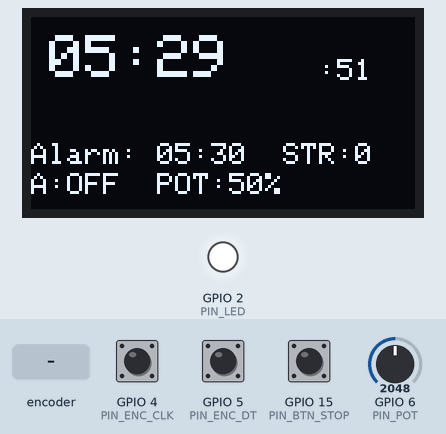
This sketch was run on a simulated ESP32-S3. On the bench: 128×64 one-colour display, output pins drawn as LEDs (lit = HIGH). The test bench sets the inputs (shaded band); at power-on: GPIO 6 (PIN_POT) = 2048, GPIO 4 (PIN_ENC_CLK) HIGH, GPIO 5 (PIN_ENC_DT) HIGH, GPIO 15 (PIN_BTN_STOP) HIGH. What the sketch prints to the serial monitor is not drawn.

Above: at 1.3 s.
1.4 s: GPIO 6 (PIN_POT) set to 2866
At 2.9 s:
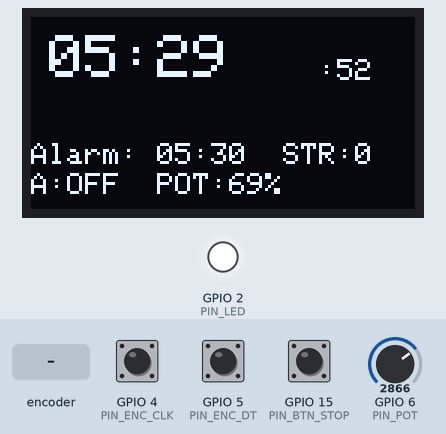
3.6 s: rotary encoder on GPIO 4 (PIN_ENC_CLK) / GPIO 5 (PIN_ENC_DT) turned 1 step (first pin leading)
At 5.0 s:
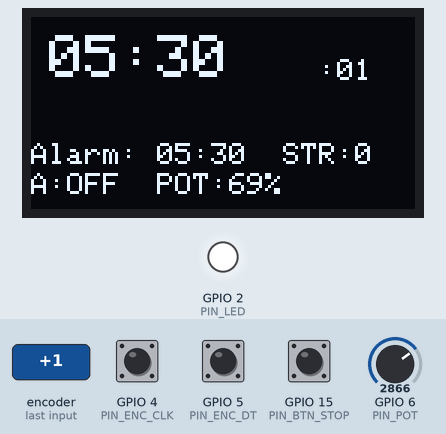
5.7 s: GPIO 6 (PIN_POT) set to 3040
At 7.1 s:
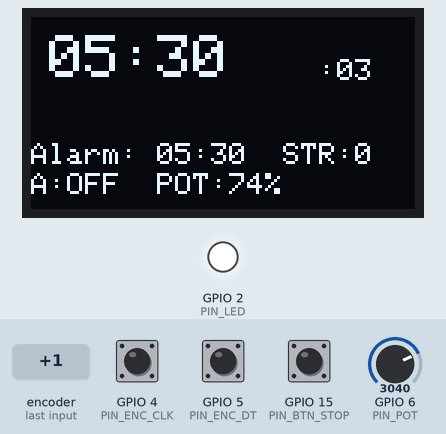
7.8 s: rotary encoder on GPIO 4 (PIN_ENC_CLK) / GPIO 5 (PIN_ENC_DT) turned 1 step (first pin leading)
At 8.6 s:
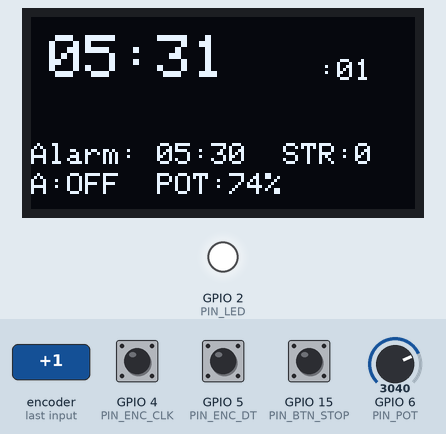
9.6 s: GPIO 6 (PIN_POT) set to 2960
At 11.0 s:
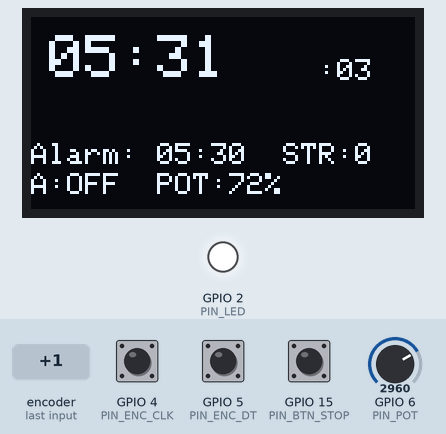
Timing chart, 0 to 12.6 s (numbered marks = the images above; inputs shaded):
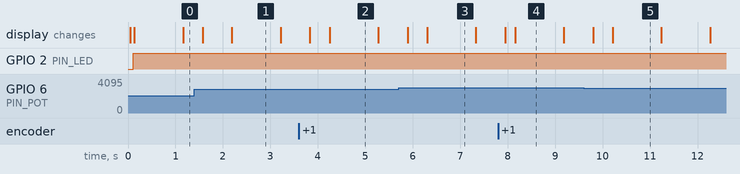

The sketch:

sketch.ino
```cpp
/* Jam Digital ESP32-S3 - Multicore + Mutex + Semaphore
   Fitur:
   - TimeTask di Core 0 (tick pakai esp_timer_get_time)
   - Buzzer, LED, Display, Button di Core 1
   - Potensiometer mengatur "volume": < THRESH => mute, max => keras
   - OLED SSD1306 menampilkan jam tanpa terpotong
   - Encoder mengubah menit (ISR)
   - Semaphore: alarmSem untuk memberi sinyal ke BuzzerTask
   - Mutex: protect alarmRinging & strikeRemaining
*/

#include <Arduino.h>
#include <Wire.h>
#include <Adafruit_GFX.h>
#include <Adafruit_SSD1306.h>
#include "esp_timer.h"

// ---------- Pins ----------
#define PIN_LED        2
#define PIN_BUZZER     10
#define PIN_BTN_STOP   15   // tombol stop alarm
#define PIN_ENC_CLK    4
#define PIN_ENC_DT     5
#define PIN_ENC_SW     7
#define PIN_POT        6    // ADC pin (pastikan pin valid untuk ADC pada boardmu)

// ---------- OLED ----------
#define SCREEN_WIDTH 128
#define SCREEN_HEIGHT 64
Adafruit_SSD1306 display(SCREEN_WIDTH, SCREEN_HEIGHT, &Wire, -1);

// ---------- Time (shared) ----------
volatile int hourNow   = 5;
volatile int minuteNow = 29;
volatile int secondNow = 50;

// alarm config
const int alarmHour   = 5;
const int alarmMinute = 30;

// cuckoo strike
volatile int strikeRemaining = 0;

// alarm flag (protected by mutex)
bool alarmRinging = false;

// tick baseline
uint64_t lastSecondMicros = 0;

// ---------- Sync primitives ----------
portMUX_TYPE mux = portMUX_INITIALIZER_UNLOCKED; // protect time vars between ISR & tasks
SemaphoreHandle_t dataMutex;    // protect alarmRinging & strikeRemaining
SemaphoreHandle_t alarmSem;     // signal from TimeTask to BuzzerTask

// ---------- Encoder state ----------
volatile int lastClk = HIGH;

// ---------- Potentiometer thresholds/freq ----------
const int POT_MIN_THRESHOLD = 50;       // below this => mute
const int BUZZER_FREQ_MIN = 800;        // lowest audible freq when pot > threshold
const int BUZZER_FREQ_MAX = 3000;       // highest freq

// ---------- Forward declarations ----------
void IRAM_ATTR encoderISR();
void timeTask(void *pvParameters);
void buzzerTask(void *pvParameters);
void ledTask(void *pvParameters);
void displayTask(void *pvParameters);
void buttonTask(void *pvParameters);
void copyTime(int &h, int &m, int &s);

// ---------- Helper: copy time safely ----------
void copyTime(int &h, int &m, int &s) {
  portENTER_CRITICAL(&mux);
  h = hourNow; m = minuteNow; s = secondNow;
  portEXIT_CRITICAL(&mux);
}

// ---------- ISR for encoder ----------
void IRAM_ATTR encoderISR() {
  portENTER_CRITICAL_ISR(&mux);
  int clk = digitalRead(PIN_ENC_CLK);
  int dt  = digitalRead(PIN_ENC_DT);

  if (clk != lastClk && clk == HIGH) {
    if (dt == LOW) { // putar kanan -> menit++
      minuteNow++;
      if (minuteNow >= 60) { minuteNow = 0; hourNow = (hourNow + 1) % 24; }
    } else { // putar kiri -> menit--
      minuteNow--;
      if (minuteNow < 0) { minuteNow = 59; hourNow = (hourNow + 23) % 24; }
    }
    secondNow = 0;
  }
  lastClk = clk;
  portEXIT_CRITICAL_ISR(&mux);
}

// ---------- Setup ----------
void setup() {
  Serial.begin(115200);
  delay(50);

  // pins
  pinMode(PIN_LED, OUTPUT);
  pinMode(PIN_BUZZER, OUTPUT);
  pinMode(PIN_BTN_STOP, INPUT_PULLUP);
  pinMode(PIN_ENC_CLK, INPUT_PULLUP);
  pinMode(PIN_ENC_DT, INPUT_PULLUP);
  pinMode(PIN_ENC_SW, INPUT_PULLUP);

  lastClk = digitalRead(PIN_ENC_CLK);
  attachInterrupt(digitalPinToInterrupt(PIN_ENC_CLK), encoderISR, CHANGE);

  // I2C for OLED: adjust SDA/SCL pins to your board if needed
  Wire.begin(20, 19);
  if (!display.begin(SSD1306_SWITCHCAPVCC, 0x3C)) {
    Serial.println("SSD1306 allocation failed");
    while (true) delay(10);
  }
  display.clearDisplay();
  display.display();

  // baseline micros
  lastSecondMicros = esp_timer_get_time();

  // create sync objects
  dataMutex = xSemaphoreCreateMutex();
  if (dataMutex == NULL) {
    Serial.println("Failed to create data mutex");
    while (true) delay(10);
  }
  alarmSem = xSemaphoreCreateBinary();
  if (alarmSem == NULL) {
    Serial.println("Failed to create alarm semaphore");
    while (true) delay(10);
  }

  // create tasks
  xTaskCreatePinnedToCore(timeTask, "TimeTask", 4096, NULL, 3, NULL, 0);   // core 0
  xTaskCreatePinnedToCore(buzzerTask, "BuzzerTask", 4096, NULL, 2, NULL, 1); // core 1
  xTaskCreatePinnedToCore(ledTask, "LEDTask", 2048, NULL, 1, NULL, 1);       // core 1
  xTaskCreatePinnedToCore(displayTask, "DisplayTask", 4096, NULL, 1, NULL, 1); // core 1
  xTaskCreatePinnedToCore(buttonTask, "ButtonTask", 2048, NULL, 2, NULL, 1); // core 1

  Serial.println("Setup complete");
}

// ---------- TimeTask (Core 0) ----------
void timeTask(void *pvParameters) {
  (void) pvParameters;
  for (;;) {
    uint64_t nowMicros = esp_timer_get_time();
    if (nowMicros - lastSecondMicros >= 1000000ULL) {
      // advance baseline (handles occasional jitter)
      lastSecondMicros += 1000000ULL;

      // update time under critical
      portENTER_CRITICAL(&mux);
      secondNow++;
      if (secondNow >= 60) {
        secondNow = 0;
        minuteNow++;
        if (minuteNow >= 60) {
          minuteNow = 0;
          hourNow = (hourNow + 1) % 24;
        }
      }
      int h = hourNow;
      int m = minuteNow;
      int s = secondNow;
      portEXIT_CRITICAL(&mux);

      // check alarm exact match (HH:MM:00)
      if (h == alarmHour && m == alarmMinute && s == 0) {
        // set alarmRinging flag
        if (xSemaphoreTake(dataMutex, (TickType_t) 10) == pdTRUE) {
          alarmRinging = true;
          xSemaphoreGive(dataMutex);
        }
        // notify buzzer task
        xSemaphoreGive(alarmSem);
      }

      // check hourly strike at HH:00:00
      if (m == 0 && s == 0) {
        if (xSemaphoreTake(dataMutex, (TickType_t) 10) == pdTRUE) {
          if (strikeRemaining == 0 && !alarmRinging) {
            int hh;
            portENTER_CRITICAL(&mux);
            hh = hourNow % 12;
            portEXIT_CRITICAL(&mux);
            if (hh == 0) hh = 12;
            strikeRemaining = hh;
            // notify buzzer task
            xSemaphoreGive(alarmSem);
          }
          xSemaphoreGive(dataMutex);
        }
      }
    }
    vTaskDelay(pdMS_TO_TICKS(10));
  }
}

// ---------- BuzzerTask (Core 1) ----------
void buzzerTask(void *pvParameters) {
  (void) pvParameters;
  noTone(PIN_BUZZER);

  for (;;) {
    // wait for alarm/strike signal
    if (xSemaphoreTake(alarmSem, portMAX_DELAY) == pdTRUE) {
      // read current status
      bool doAlarm = false;
      int strikes = 0;
      if (xSemaphoreTake(dataMutex, (TickType_t) 50) == pdTRUE) {
        doAlarm = alarmRinging;
        strikes = strikeRemaining;
        xSemaphoreGive(dataMutex);
      }

      // handle strikes first
      while (strikes > 0) {
        int potVal = analogRead(PIN_POT); // 0..4095

        if (potVal < POT_MIN_THRESHOLD) {
          noTone(PIN_BUZZER); // mute
        } else {
          int freq = map(potVal, 0, 4095, BUZZER_FREQ_MIN, BUZZER_FREQ_MAX);
          tone(PIN_BUZZER, freq);
        }

        vTaskDelay(pdMS_TO_TICKS(300));
        noTone(PIN_BUZZER);
        vTaskDelay(pdMS_TO_TICKS(700));

        // decrement shared strikeRemaining safely
        if (xSemaphoreTake(dataMutex, (TickType_t) 10) == pdTRUE) {
          if (strikeRemaining > 0) strikeRemaining--;
          strikes = strikeRemaining;
          xSemaphoreGive(dataMutex);
        } else {
          // if cannot get mutex, decrement local and continue
          strikes--;
        }
      }

      // after strikes, handle continuous alarm until stopped
      bool stillRinging = false;
      if (xSemaphoreTake(dataMutex, (TickType_t) 50) == pdTRUE) {
        stillRinging = alarmRinging;
        xSemaphoreGive(dataMutex);
      }

      while (stillRinging) {
        int potVal = analogRead(PIN_POT);

        if (potVal < POT_MIN_THRESHOLD) {
          noTone(PIN_BUZZER);
        } else {
          int freq = map(potVal, 0, 4095, BUZZER_FREQ_MIN, BUZZER_FREQ_MAX);
          tone(PIN_BUZZER, freq);
        }

        vTaskDelay(pdMS_TO_TICKS(250));
        noTone(PIN_BUZZER);
        vTaskDelay(pdMS_TO_TICKS(200));

        if (xSemaphoreTake(dataMutex, (TickType_t) 20) == pdTRUE) {
          stillRinging = alarmRinging;
          xSemaphoreGive(dataMutex);
        } else {
          vTaskDelay(pdMS_TO_TICKS(50));
        }
      }

      noTone(PIN_BUZZER);
    }
  }
}

// ---------- LEDTask (Core 1) ----------
void ledTask(void *pvParameters) {
  (void) pvParameters;
  for (;;) {
    int h, m, s;
    copyTime(h, m, s);
    bool isNight = (h >= 17 || h < 6);
    digitalWrite(PIN_LED, isNight ? HIGH : LOW);
    vTaskDelay(pdMS_TO_TICKS(500));
  }
}

// ---------- DisplayTask (Core 1) ----------
void displayTask(void *pvParameters) {
  (void) pvParameters;
  char buf[48];

  for (;;) {
    int h, m, s;
    copyTime(h, m, s);

    bool isAlarm = false;
    int strikes = 0;
    int potVal = analogRead(PIN_POT);
    int potPct = map(potVal, 0, 4095, 0, 100);

    if (xSemaphoreTake(dataMutex, (TickType_t) 20) == pdTRUE) {
      isAlarm = alarmRinging;
      strikes = strikeRemaining;
      xSemaphoreGive(dataMutex);
    }

    display.clearDisplay();
    display.setTextColor(SSD1306_WHITE);

    // Large time HH:MM (size 2) positioned to avoid clipping
    display.setTextSize(2);
    display.setCursor(6, 6);
    snprintf(buf, sizeof(buf), "%02d:%02d", h, m);
    display.println(buf);

    // seconds smaller at top-right
    display.setTextSize(1);
    display.setCursor(96, 14);
    snprintf(buf, sizeof(buf), ":%02d", s);
    display.println(buf);

    // alarm & pot & strikes in info area
    display.setTextSize(1);
    display.setCursor(0, 42);
    snprintf(buf, sizeof(buf), "Alarm: %02d:%02d  STR:%d", alarmHour, alarmMinute, strikes);
    display.println(buf);

    display.setCursor(0, 52);
    snprintf(buf, sizeof(buf), "A:%s  POT:%d%%", (isAlarm ? "ON " : "OFF"), potPct);
    display.println(buf);

    display.display();
    vTaskDelay(pdMS_TO_TICKS(180));
  }
}

// ---------- ButtonTask (Core 1) ----------
void buttonTask(void *pvParameters) {
  (void) pvParameters;
  const TickType_t deb = pdMS_TO_TICKS(200);
  TickType_t lastPress = 0;

  for (;;) {
    if (digitalRead(PIN_BTN_STOP) == LOW) {
      TickType_t now = xTaskGetTickCount();
      if ((now - lastPress) > deb) {
        // clear alarm & strikes
        if (xSemaphoreTake(dataMutex, (TickType_t) 50) == pdTRUE) {
          alarmRinging = false;
          strikeRemaining = 0;
          xSemaphoreGive(dataMutex);
        }
        lastPress = now;
      }
    }
    vTaskDelay(pdMS_TO_TICKS(30));
  }
}

// ---------- loop (unused) ----------
void loop() {
  vTaskDelay(pdMS_TO_TICKS(1000));
}
```

Measured:
- what the display in image 2 shows lasts 1.1 s, from 4.2 s to 5.3 s
